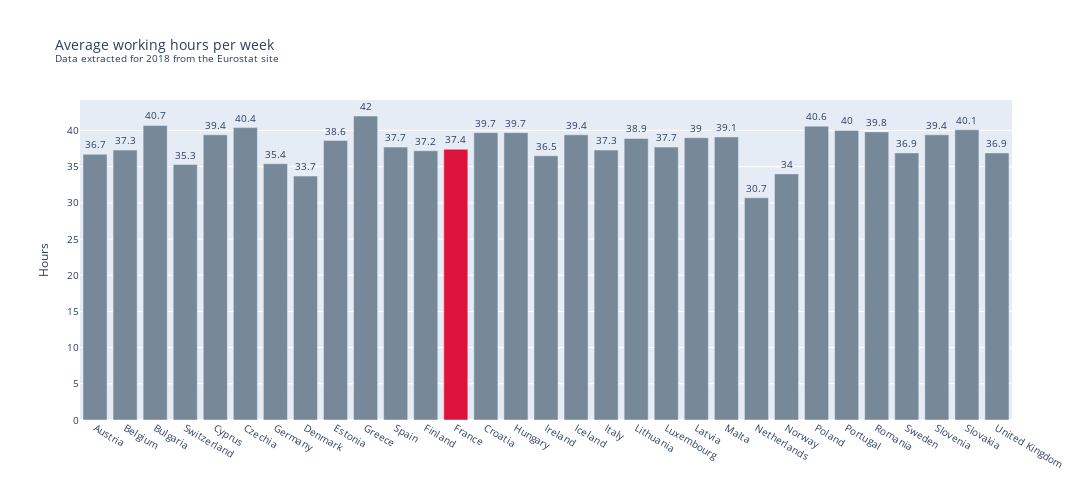

Notebook code for this chart:
### Code cell
plot_data_barplot(inputed_data, "AVG_WEEKLY_WORKING_HOURS", 'Average working hours per week<br><sup>Data extracted for 2018 from the Eurostat site</sup>', "France", "Hours")

### Figure 1 — Plotly figure (JSON) as saved in the notebook; plotly's stock layout.template omitted (floating-point values rounded to 4 significant figures)
{"data": [{"marker": {"color": ["lightslategray", "lightslategray", "lightslategray", "lightslategray", "lightslategray", "lightslategray", "lightslategray", "lightslategray", "lightslategray", "lightslategray", "lightslategray", "lightslategray", "crimson", "lightslategray", "lightslategray", "lightslategray", "lightslategray", "lightslategray", "lightslategray", "lightslategray", "lightslategray", "lightslategray", "lightslategray", "lightslategray", "lightslategray", "lightslategray", "lightslategray", "lightslategray", "lightslategray", "lightslategray", "lightslategray"]}, "text": [36.7, 37.3, 40.7, 35.3, 39.4, 40.4, 35.4, 33.7, 38.6, 42, 37.7, 37.2, 37.4, 39.7, 39.7, 36.5, 39.4, 37.3, 38.9, 37.7, 39, 39.1, 30.7, 34, 40.6, 40, 39.8, 36.9, 39.4, 40.1, 36.9], "textposition": "outside", "type": "bar", "x": ["Austria", "Belgium", "Bulgaria", "Switzerland", "Cyprus", "Czechia", "Germany", "Denmark", "Estonia", "Greece", "Spain", "Finland", "France", "Croatia", "Hungary", "Ireland", "Iceland", "Italy", "Lithuania", "Luxembourg", "Latvia", "Malta", "Netherlands", "Norway", "Poland", "Portugal", "Romania", "Sweden", "Slovenia", "Slovakia", "United Kingdom"], "y": [36.7, 37.3, 40.7, 35.3, 39.4, 40.4, 35.4, 33.7, 38.6, 42, 37.7, 37.2, 37.4, 39.7, 39.7, 36.5, 39.4, 37.3, 38.9, 37.7, 39, 39.1, 30.7, 34, 40.6, 40, 39.8, 36.9, 39.4, 40.1, 36.9]}], "layout": {"autosize": false, "font": {"size": 10}, "height": 500, "title": {"text": "Average working hours per week<br><sup>Data extracted for 2018 from the Eurostat site</sup>"}, "width": 1100, "yaxis": {"title": {"text": "Hours"}}}}
